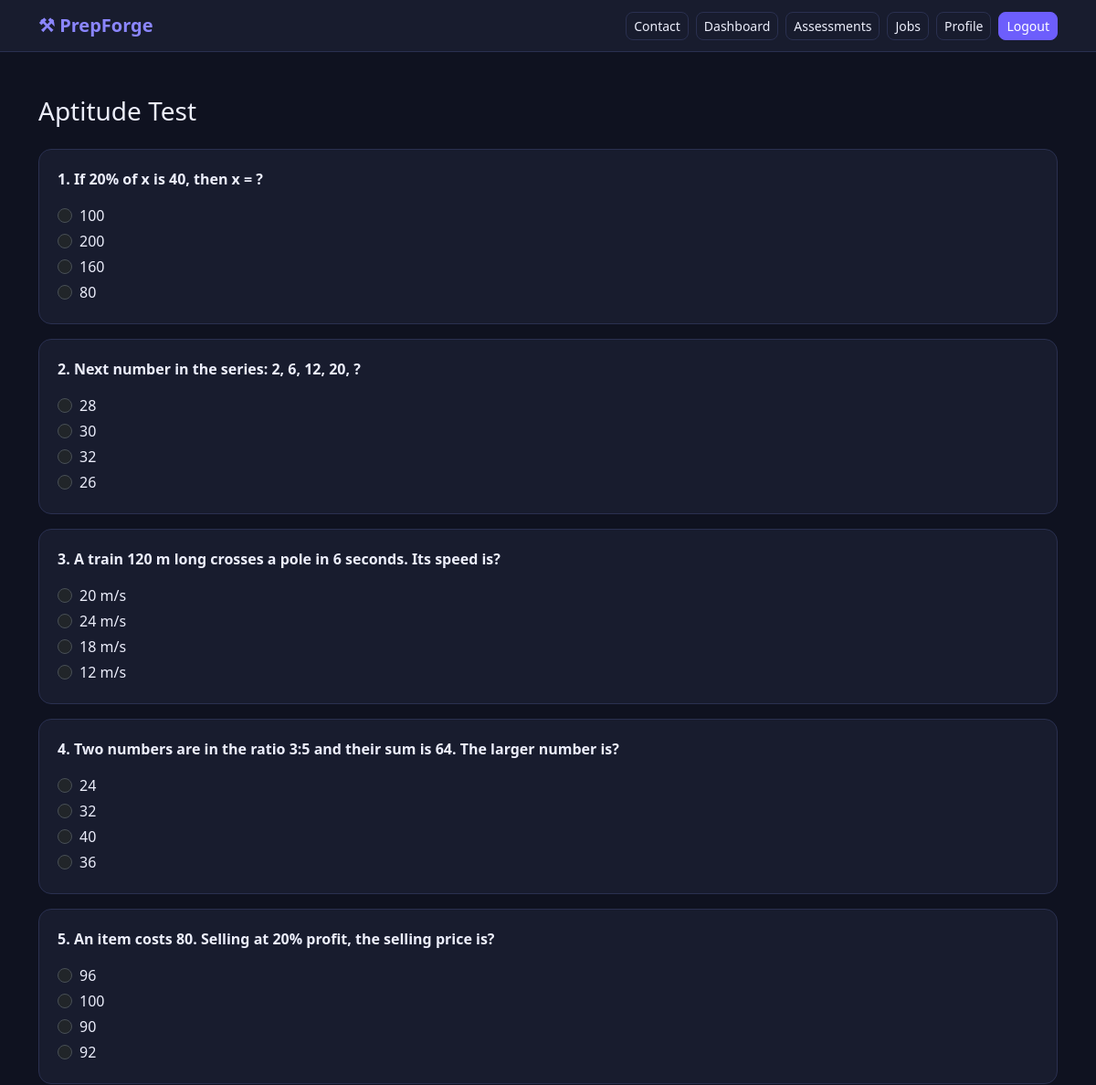
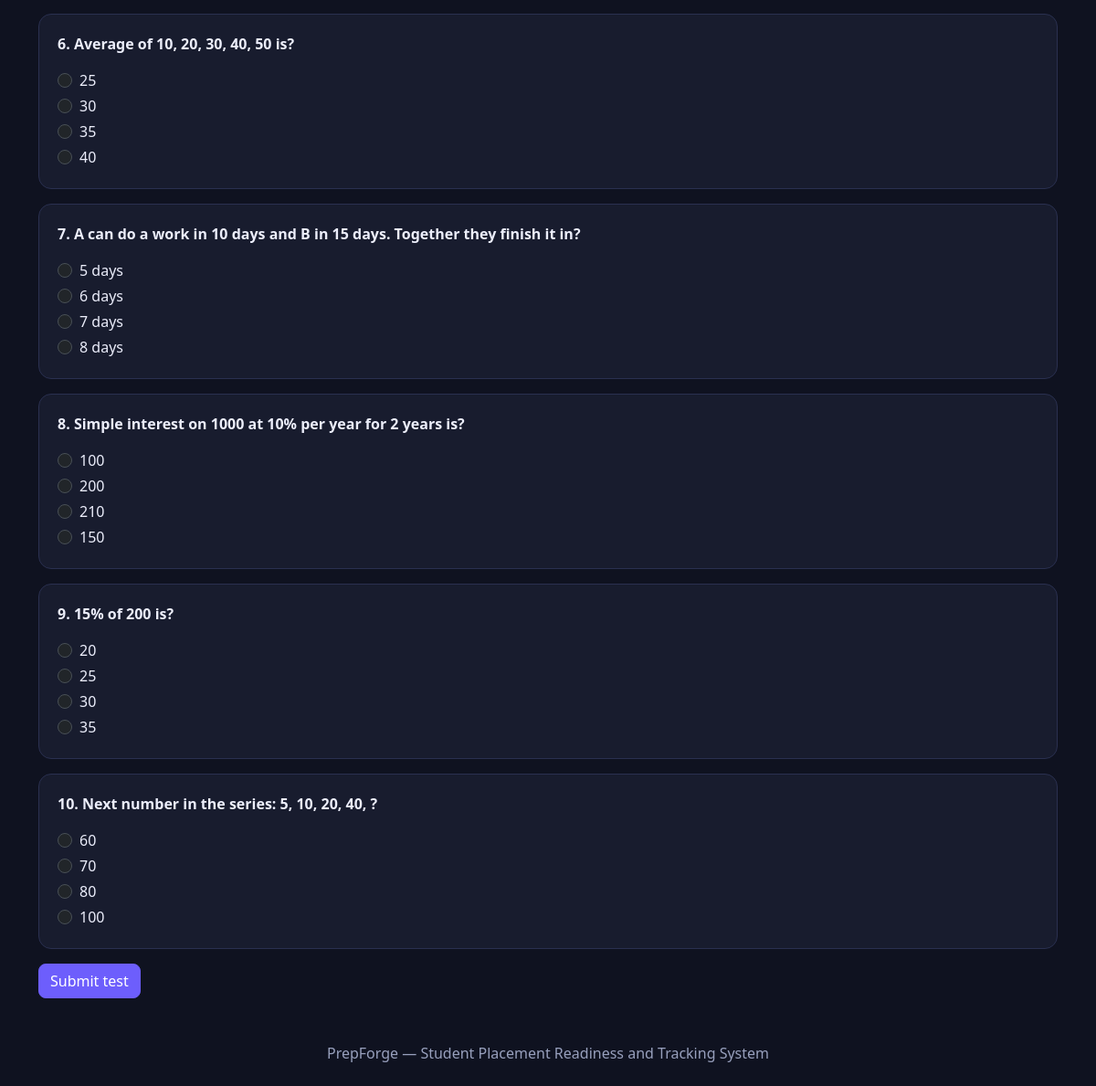
The app's page /test/aptitude/ (signed in) with its own data (2 pictures, top to bottom).
### students/models.py (models this page shows, shortened)
class Question(models.Model):
    CATEGORY = [("aptitude", "Aptitude"), ("technical", "Technical")]
    ANSWERS = [("a", "A"), ("b", "B"), ("c", "C"), ("d", "D")]
    category = models.CharField(max_length=10, choices=CATEGORY)
    text = models.CharField(max_length=300)
    option_a = models.CharField(max_length=150)
    option_b = models.CharField(max_length=150)
    option_c = models.CharField(max_length=150)
    option_d = models.CharField(max_length=150)
    correct = models.CharField(max_length=1, choices=ANSWERS)

### students/views.py (the view, shortened to what this page needs)
# urls.py: path("test/<str:category>/", views.take_test, name="take_test"),
@student_required
def take_test(request, s, category):
    if category not in ("aptitude", "technical"):
        return redirect("assessments")
    questions = list(Question.objects.filter(
        category=category).order_by("id")[:10])
    return render(request, "take_test.html", {"questions": questions, "category": category})

### students/views.py (called while the page is built)
def get_student(request):
    return getattr(request.user, "student_profile", None)

def student_required(view):
    @wraps(view)
    def wrapper(request, *args, **kwargs):
        if not request.user.is_authenticated:
            return redirect_to_login(request.get_full_path())
        s = get_student(request)
        if s is None:
            if request.user.is_staff:
                return redirect("admin_dashboard")
            messages.error(
                request, "No student profile found for this account.")
            return redirect("home")
        return view(request, s, *args, **kwargs)
    return wrapper

### templates/take_test.html (shortened to what this page needs)
{% extends 'base.html' %}
{% block content %}
<h3 class="mb-4 text-capitalize">{{ category }} Test</h3>
<form method="post">
  {% for q in questions %}
    <div class="pf-card mb-3">
      <p class="fw-bold mb-3">{{ forloop.counter }}. {{ q.text }}</p>
      <div class="form-check mb-1"><input class="form-check-input" type="radio" name="q{{ q.id }}" value="a" id="q{{ q.id }}a" required><label class="form-check-label" for="q{{ q.id }}a">{{ q.option_a }}</label></div>
      <div class="form-check mb-1"><input class="form-check-input" type="radio" name="q{{ q.id }}" value="b" id="q{{ q.id }}b"><label class="form-check-label" for="q{{ q.id }}b">{{ q.option_b }}</label></div>
      <div class="form-check mb-1"><input class="form-check-input" type="radio" name="q{{ q.id }}" value="c" id="q{{ q.id }}c"><label class="form-check-label" for="q{{ q.id }}c">{{ q.option_c }}</label></div>
      <div class="form-check"><input class="form-check-input" type="radio" name="q{{ q.id }}" value="d" id="q{{ q.id }}d"><label class="form-check-label" for="q{{ q.id }}d">{{ q.option_d }}</label></div>
    </div>
  {% empty %}
    <p class="text-secondary">No questions available.</p>
  {% endfor %}
  {% if questions %}
    <button type="submit" class="btn pf-btn">Submit test</button>
  {% endif %}
</form>
{% endblock %}

### templates/base.html (style rules this page uses)
:root { --bg: #0f1220; --card: #181c2e; --bd: #2a3050; --tx: #eceefb; --mu: #98a0bd; --ac: #8b86ff; --btn: #6d5efc; --ac2: #23274a; }
body { background: var(--bg); color: var(--tx); font-family: system-ui, -apple-system, "Segoe UI", sans-serif; }
.pf-btn { background: var(--btn); color: #fff; border: 1px solid var(--btn); border-radius: 8px; }
.pf-card { background: var(--card); border: 1px solid var(--bd); border-radius: 14px; padding: 20px; height: 100%; }

### records on screen
Question: text "If 20% of x is 40, then x = ?", option_a "100", option_b "200", option_c "160", option_d "80"
Question: text "Next number in the series: 2, 6, 12, 20, ?", option_a "28", option_b "30", option_c "32", option_d "26"
Question: text "A train 120 m long crosses a pole in 6 seconds. Its speed is?", option_a "20 m/s", option_b "24 m/s", option_c "18 m/s", option_d "12 m/s"
Question: text "Two numbers are in the ratio 3:5 and their sum is 64. The larger number is?", option_a "24", option_b "32", option_c "40", option_d "36"
Question: text "An item costs 80. Selling at 20% profit, the selling price is?", option_a "96", option_b "100", option_c "90", option_d "92"
Question: text "Average of 10, 20, 30, 40, 50 is?", option_a "25", option_b "30", option_c "35", option_d "40"
Question: text "A can do a work in 10 days and B in 15 days. Together they finish it in?", option_a "5 days", option_b "6 days", option_c "7 days", option_d "8 days"
Question: text "Simple interest on 1000 at 10% per year for 2 years is?", option_a "100", option_b "200", option_c "210", option_d "150"
Question: text "15% of 200 is?", option_a "20", option_b "25", option_c "30", option_d "35"
Question: text "Next number in the series: 5, 10, 20, 40, ?", option_a "60", option_b "70", option_c "80", option_d "100"

### other values on screen
{{ category }} "Aptitude"
